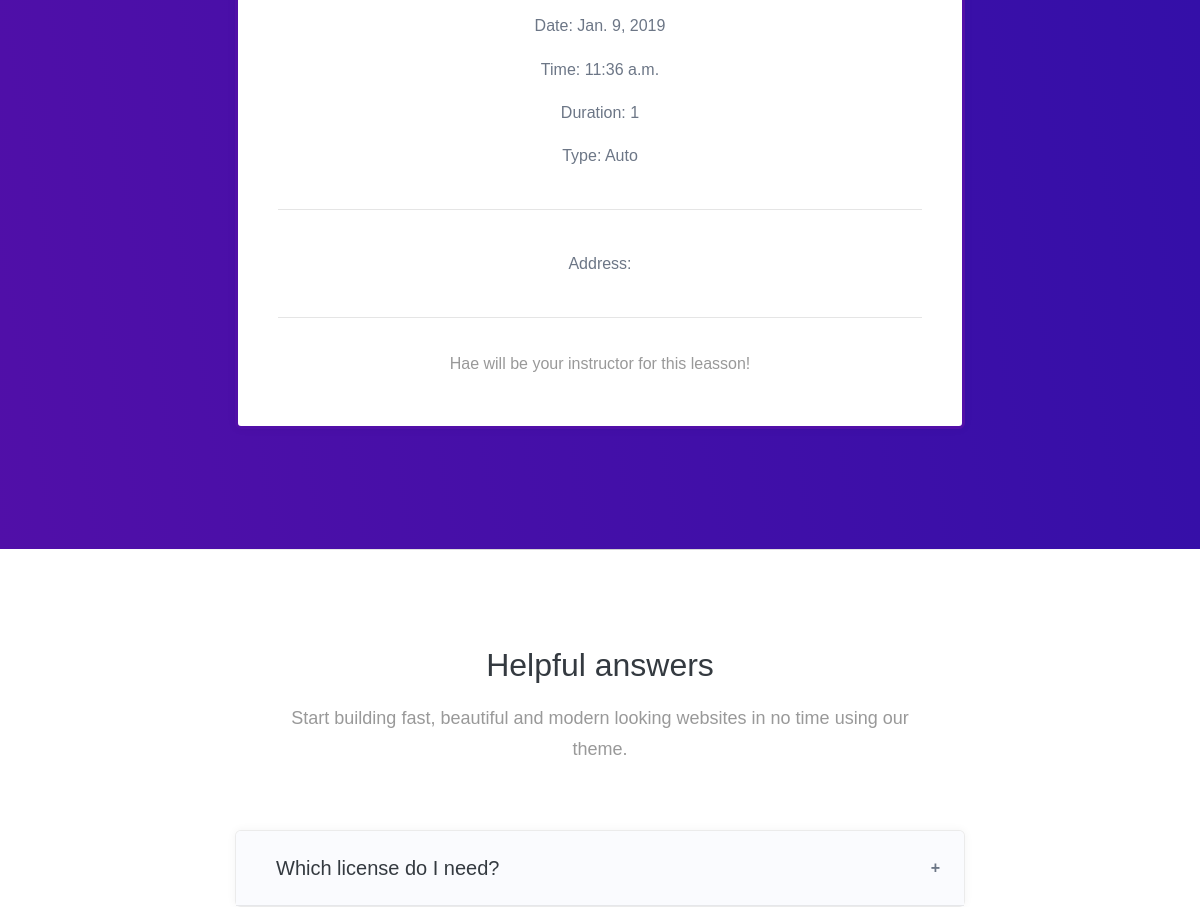
Before: /leassondeatil/107/ (middle part) with the older database file.
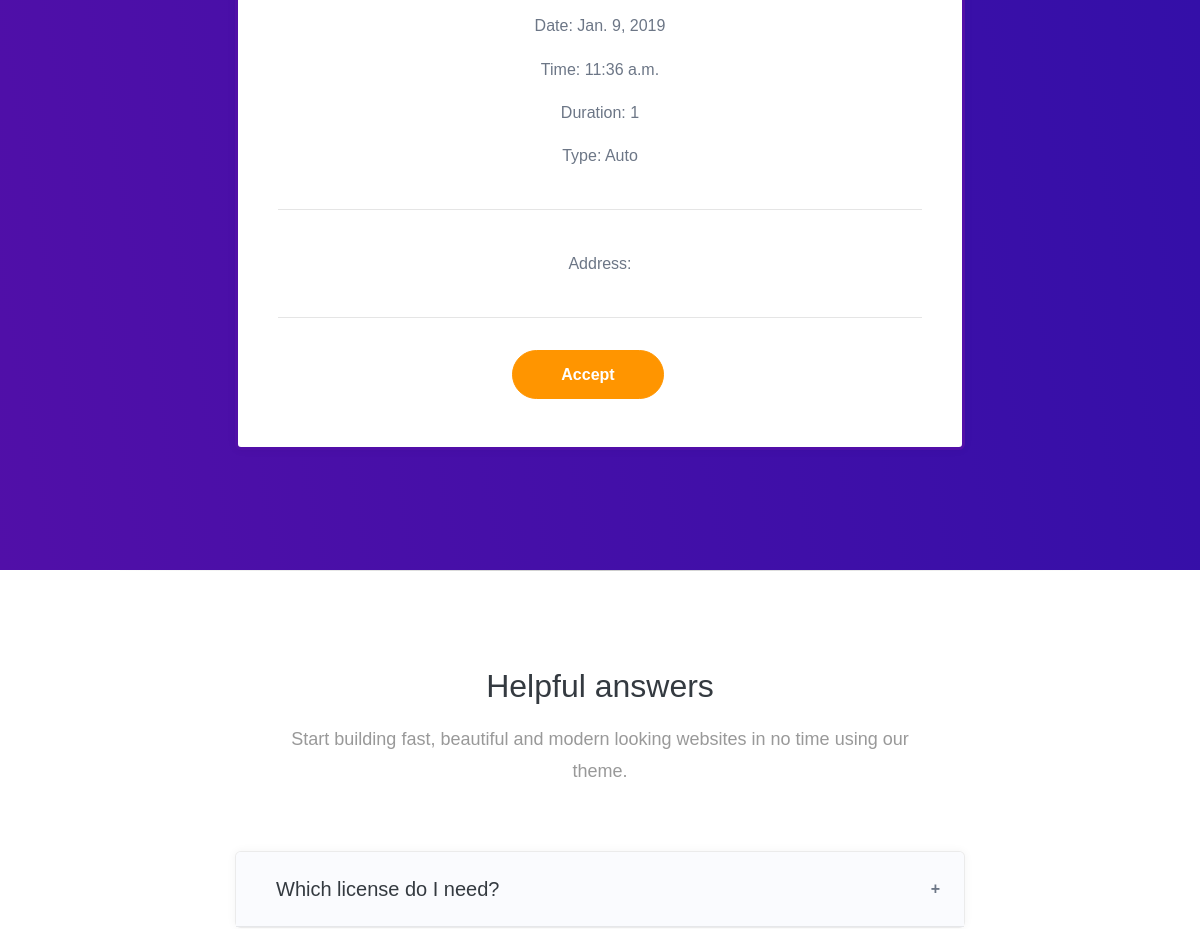
After: the same page with the newer database file.
### leasson/models.py (models this page shows, shortened)
class Lesson(models.Model):
	SERVICE_TYPE = (
        ('Manual', 'Manual'),
        ('Auto', 'Auto'),
    )
	name = models.ForeignKey(Profile, on_delete=models.CASCADE, default=1)
	slug = models.SlugField(max_length=140, unique=True, null = False, blank = True)
	service_type = models.CharField(max_length=10, choices=SERVICE_TYPE, default='Auto')
	duration = models.PositiveIntegerField( default=1)
	date = models.DateField(default = timezone.now)
	time = models.TimeField(default = timezone.now)
	instructor = models.ForeignKey(Profile, on_delete=models.CASCADE, null=True, blank=True, related_name ='instructor')
	class Meta:
		ordering = ("-date", "time")

### accounts/models.py (models this page shows, shortened)
class Profile(models.Model):
    GROUP_TYPE = (
        ('Learner', 'Learner'),
        ('Instructor', 'Instructor'),
    )
    user = models.OneToOneField(User, on_delete=models.CASCADE)
    phone = models.IntegerField(default=None, blank=True, null=True, max_length=10)
    grouptype = models.CharField(max_length=10, choices=GROUP_TYPE, default='Learner')
    def create_user_profile(sender, instance, created, **kwargs):
        if created:
            Profile.objects.create(user=instance)
    post_save.connect(create_user_profile, sender=User)
    def __str__(self):
        return self.user.username

### leasson/views.py (the view)
# urls.py: url(r'^leassondeatil/(?P<id>\d+)/$', views.leassondeatil, name='leassondeatil'),
def leassondeatil(request, id):
  object_list = get_object_or_404(Lesson, id=id)
  useraddress = LearnerAddress.objects.filter( owner=object_list.name.user)
  return render(request, 'leasson/LeassonDeatil.html', {'useraddress':useraddress, 'object_list':object_list})

### leasson/templates/leasson/LeassonDeatil.html (shortened to what this page needs)
{% extends "base.html" %}
{% load crispy_forms_tags %}
{% load custom_tags %}
{% block content %}
<section class="slice slice-lg bg-gradient-primary">
            <div class="container">
                <div class="row row-grid justify-content-center">
    <div class="col-md-8 ">
        <div class="card card-pricing popular text-center px-3 mb-4 z-depth-3">
            <div class="card-body">
                <ul class="list-unstyled mb-4">
                    <li>Phone: 0{{object_list.name.phone}}</li>
                    <li>Date: {{object_list.date}}</li>
                    <li>Time: {{object_list.time}}</li>
                    <li>Duration: {{object_list.duration}}</li>
                    <li>Type: {{object_list.service_type}}</li>
                    <hr>
                    <li>Address:
</li>
<hr>
                                    {% if object_list.instructor  %}
        <p class="card-text"> {{object_list.instructor}} will be your instructor for this leasson!</p>
        {%elif object_list.name.user == user %}
          <form action="{% url 'leasson:leasson_delete' object_list.slug %}" method="post">
          {% csrf_token %}
          {{ form|crispy }}
                      <button type="submit" name='leasson_id' value="{{leasson.id}}" class="btn btn-danger btn-circle px-5 mr-lg-4">Delete</button>
        </form>
        {%else%}
        <form action="{% url 'leasson:accept_jobs' object_list.slug %}" method="post">
                      <button type="submit" name='leasson_id' value="{{leasson.id}}" class="btn btn-warning btn-circle px-5 mr-lg-4">Accept</button>
        </form>
        {%endif%}
                </ul>
            </div>
        </div>
    </div>
</div>
            </div>
        </section>
<section class="slice slice-lg delimiter-top">
            <div class="container">
                <div class="mb-md text-center">
                    <h3 class="heading h2">Helpful answers</h3>
                    <div class="fluid-paragraph mt-3">
                        <p class="lead">Start building fast, beautiful and modern looking websites in no time using our theme.</p>
                    </div>
                </div>
                <div class="row justify-content-center">
                    <div class="col-lg-8">
                        <div id="accordion_1" data-accordion="1">
                            <div class="card mb-3">
                                <div class="card-header bg-secondary py-4 collapsed" id="heading_1_1" data-toggle="collapse" data-target="#collapse_1_1" aria-expanded="false" aria-controls="collapse_1_1">
                                    <h5 class="heading h5 font-weight-normal mb-0">Which license do I need?</h5>
                                </div>
                            </div>
                        </div>
                    </div>
                </div>
            </div>
        </section>
{% endblock %}

Changed rows visible on the page:
changed Lesson "Auto": instructor_id 19 → empty (drawn); instructor "Hae" → (not shown)
Other visible differences:
text no longer shown: "will be your instructor for this leasson!"
text now shown: "Accept"
